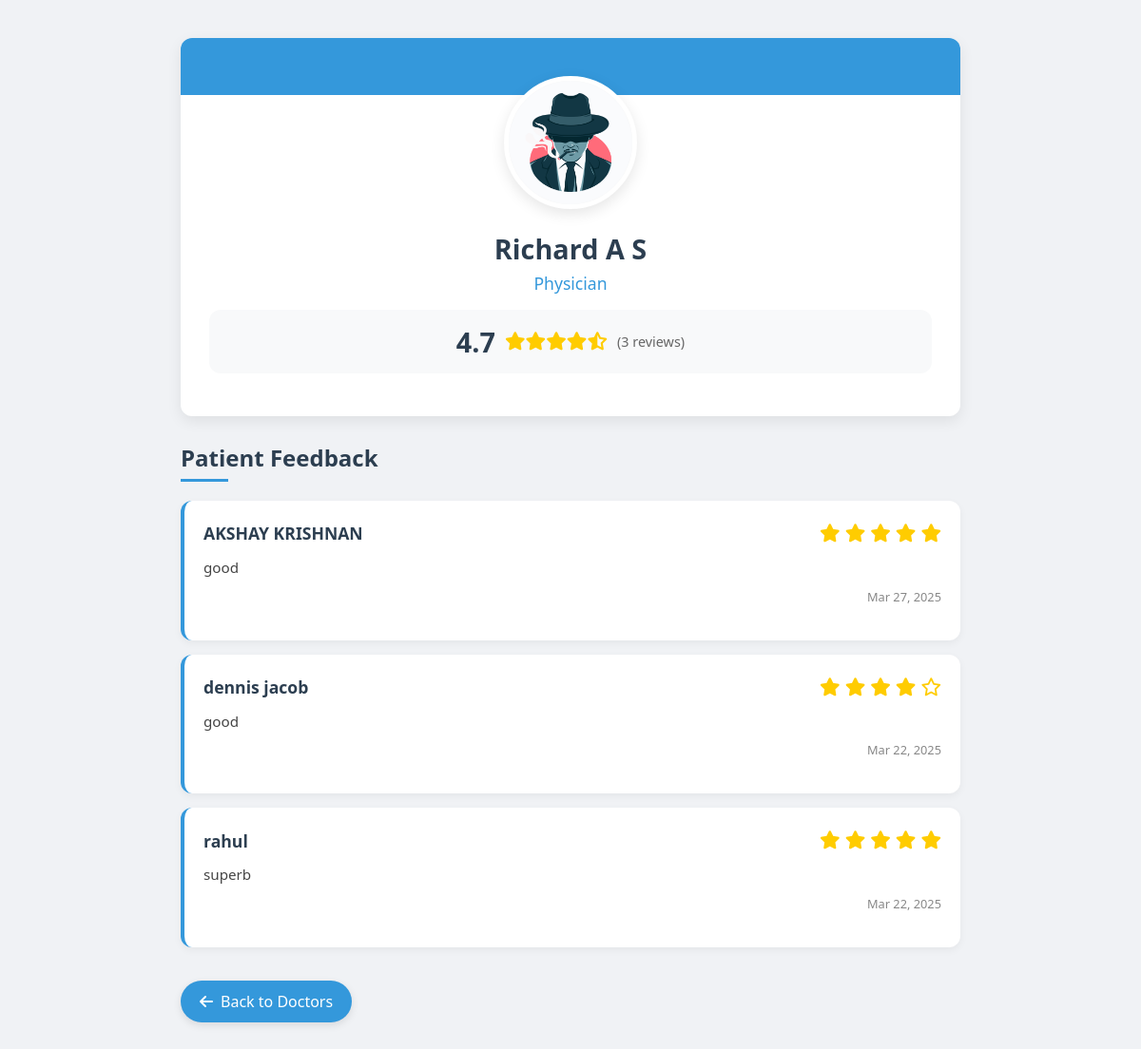
/doctor_feedback.php?id=13, run on the app's committed database.
### tables this page shows
CREATE TABLE `doctorreg` (
  `id` int(11) NOT NULL,
  `name` varchar(255) NOT NULL,
  `phone` varchar(20) NOT NULL,
  `email` varchar(255) NOT NULL,
  `password` varchar(255) NOT NULL,
  `created_at` timestamp NOT NULL DEFAULT current_timestamp(),
  `age` int(11) DEFAULT NULL,
  `qualifications` text DEFAULT NULL,
  `experience` int(11) DEFAULT NULL,
  `specialization` varchar(255) DEFAULT NULL,
  `profile_photo` varchar(255) DEFAULT NULL,
  `degree_certificate` varchar(255) DEFAULT NULL,
  `status` enum('pending','rejected','approved') DEFAULT 'pending',
  `address` varchar(255) DEFAULT NULL,
  `location` varchar(20) DEFAULT NULL,
  `fees` decimal(10,2) NOT NULL DEFAULT 0.00,
  `rejection_reason` text DEFAULT NULL,
  `action` enum('enabled','disabled') NOT NULL DEFAULT 'enabled'
);

CREATE TABLE `feedback` (
  `id` int(11) NOT NULL,
  `doctor_id` int(11) NOT NULL,
  `patient_id` int(11) NOT NULL,
  `rating` int(11) DEFAULT NULL CHECK (`rating` between 1 and 5),
  `feedback_text` text NOT NULL,
  `created_at` timestamp NOT NULL DEFAULT current_timestamp()
);

CREATE TABLE `patientreg` (
  `id` int(11) NOT NULL,
  `name` varchar(255) NOT NULL,
  `phone` varchar(10) NOT NULL,
  `email` varchar(255) NOT NULL,
  `password` varchar(255) NOT NULL,
  `profile_pic` varchar(255) DEFAULT NULL,
  `age` int(11) DEFAULT NULL,
  `dob` date DEFAULT NULL,
  `gender` varchar(10) DEFAULT NULL,
  `medical_records` varchar(255) DEFAULT NULL,
  `action` enum('enabled','disabled') NOT NULL DEFAULT 'enabled'
);

### doctor_feedback.php (the view, shortened to what this page needs)
<?php session_start(); include('db_connection.php');
$doctor_id = intval($_GET['id']);
$sql = "SELECT name, specialization, profile_photo FROM doctorreg WHERE id = ?";
$stmt = $conn->prepare($sql);
$stmt->bind_param("i", $doctor_id);
$stmt->execute();
$doctor = $stmt->get_result()->fetch_assoc();
$sql_feedback = "SELECT f.rating, f.feedback_text, p.name, f.created_at
                FROM feedback f
                JOIN patientreg p ON f.patient_id = p.id
                WHERE f.doctor_id = ? ORDER BY f.created_at DESC";
$stmt_feedback = $conn->prepare($sql_feedback);
$stmt_feedback->bind_param("i", $doctor_id);
$stmt_feedback->execute();
$feedbacks = $stmt_feedback->get_result();
$avg_rating = 0;
$total_ratings = 0;
if ($feedbacks->num_rows > 0) {
    $temp_feedbacks = [];
    $rating_sum = 0;
    while ($feedback = $feedbacks->fetch_assoc()) {
        $temp_feedbacks[] = $feedback;
        $rating_sum += $feedback['rating'];
        $total_ratings++;
    }
    $feedbacks = $temp_feedbacks;
    $avg_rating = $total_ratings > 0 ? round($rating_sum / $total_ratings, 1) : 0;
}
?>
<!DOCTYPE html>
<html lang="en">
<head>
    <link href="https://cdnjs.cloudflare.com/ajax/libs/bootstrap/5.3.0/css/bootstrap.min.css" rel="stylesheet">
    <link href="https://cdnjs.cloudflare.com/ajax/libs/font-awesome/6.0.0/css/all.min.css" rel="stylesheet">
</head>
<body>
<div class="container">
    <div class="doctor-profile">
        <div class="doctor-photo-container">
            <img src="<?= htmlspecialchars($doctor['profile_photo']) ?>" class="doctor-photo"
                 onerror="this.onerror=null; this.src='images/default-doctor.jpg';">
        </div>
        <div class="doctor-info">
            <h2 class="doctor-name"><?= htmlspecialchars($doctor['name']) ?></h2>
            <p class="doctor-specialization"><?= htmlspecialchars($doctor['specialization']) ?></p>
            <?php if($total_ratings > 0): ?>
            <div class="rating-summary">
                <div class="average-rating"><?= $avg_rating ?></div>
                <div class="rating-stars">
                    <?php
                    for($i = 1; $i <= 5; $i++) {
                        if($i <= floor($avg_rating)) {
                            echo '<i class="fas fa-star"></i>';
                        } elseif($i == ceil($avg_rating) && $avg_rating != floor($avg_rating)) {
                            echo '<i class="fas fa-star-half-alt"></i>';
                        } else {
                            echo '<i class="far fa-star"></i>';
                        }
                    }
                    ?>
                </div>
                <div class="total-reviews">(<?= $total_ratings ?> reviews)</div>
            </div>
            <?php endif; ?>
        </div>
    </div>
    <h3 class="section-title">Patient Feedback</h3>
    <div class="feedback-list">
        <?php if (!empty($feedbacks)): ?>
            <?php foreach ($feedbacks as $feedback): ?>
                <div class="feedback-card">
                    <div class="feedback-header">
                        <div class="patient-name"><?= htmlspecialchars($feedback['name']) ?></div>
                        <div class="feedback-rating">
                            <div class="rating-stars">
                                <?php for($i = 1; $i <= 5; $i++): ?>
                                    <?php if($i <= $feedback['rating']): ?>
                                        <i class="fas fa-star"></i>
                                    <?php else: ?>
                                        <i class="far fa-star"></i>
                                    <?php endif; ?>
                                <?php endfor; ?>
                            </div>
                        </div>
                    </div>
                    <p class="feedback-text"><?= htmlspecialchars($feedback['feedback_text']) ?></p>
                    <p class="feedback-date"><?= date("M d, Y", strtotime($feedback['created_at'])) ?></p>
                </div>
            <?php endforeach; ?>
        <?php endif; ?>
    </div>
    <a href="doctorac.php" class="back-button">
        <i class="fas fa-arrow-left"></i> Back to Doctors
    </a>
</div>
</body>
</html>

### doctor_feedback.php (style rules this page uses)
:root { --primary-color: #2c3e50; --secondary-color: #3498db; --accent-color: #e74c3c; --light-bg: #f8f9fa; --border-radius: 12px; }
body { background-color: #f0f2f5; color: #333; font-family: 'Segoe UI', Tahoma, Geneva, Verdana, sans-serif; }
.container { max-width: 850px; margin: 40px auto; padding: 0 15px; }
.doctor-profile { background: white; border-radius: var(--border-radius); padding: 30px; box-shadow: 0 5px 15px rgba(0, 0, 0, 0.08); display: flex; flex-direction: column; align-items: center; margin-bottom: 30px; position: relative; overflow: hidden; }
.doctor-profile::before { content: ''; position: absolute; top: 0; left: 0; right: 0; height: 60px; background: var(--secondary-color); z-index: 0; }
.doctor-photo-container { position: relative; z-index: 1; margin-top: 10px; }
.doctor-photo { width: 140px; height: 140px; border-radius: 50%; object-fit: cover; border: 5px solid white; box-shadow: 0 5px 15px rgba(0, 0, 0, 0.1); background-color: #f5f5f5; }
.doctor-info { text-align: center; margin-top: 15px; width: 100%; }
.doctor-name { margin: 10px 0 5px; color: var(--primary-color); font-weight: 600; font-size: 1.8rem; }
.doctor-specialization { color: var(--secondary-color); font-weight: 500; margin-bottom: 10px; font-size: 1.1rem; }
.rating-summary { display: flex; align-items: center; justify-content: center; margin: 15px 0; padding: 12px; background-color: var(--light-bg); border-radius: var(--border-radius); }
.average-rating { font-size: 1.8rem; font-weight: bold; color: var(--primary-color); margin-right: 10px; }
.rating-stars { color: #ffcc00; font-size: 1.2rem; }
.total-reviews { font-size: 0.9rem; color: #666; margin-left: 10px; }
.section-title { font-size: 1.5rem; color: var(--primary-color); margin: 30px 0 20px; font-weight: 600; position: relative; padding-bottom: 10px; }
.section-title::after { content: ''; position: absolute; bottom: 0; left: 0; width: 50px; height: 3px; background-color: var(--secondary-color); }
.feedback-list { margin-top: 20px; }
.feedback-card { background: white; padding: 20px; border-radius: var(--border-radius); margin-bottom: 15px; box-shadow: 0 3px 8px rgba(0, 0, 0, 0.05); transition: transform 0.2s, box-shadow 0.2s; border-left: 4px solid var(--secondary-color); }
.feedback-header { display: flex; justify-content: space-between; align-items: center; margin-bottom: 10px; }
.patient-name { font-weight: 600; color: var(--primary-color); font-size: 1.1rem; }
.feedback-rating { display: flex; align-items: center; }
.feedback-text { margin: 10px 0; color: #444; line-height: 1.5; font-size: 0.95rem; }
.feedback-date { text-align: right; font-size: 0.8rem; color: #888; margin-top: 5px; }
.back-button { display: inline-flex; align-items: center; background-color: var(--secondary-color); color: white; border: none; padding: 10px 20px; border-radius: 30px; font-weight: 500; text-decoration: none; transition: background-color 0.2s; box-shadow: 0 3px 8px rgba(0, 0, 0, 0.1); margin-top: 20px; }
.back-button i { margin-right: 8px; }

### data on the page
doctorreg: profile_photo (picture), name "Richard A S", specialization "Physician"
feedback: patient.name "AKSHAY KRISHNAN", rating 5 (drawn), feedback_text "good", created_at "Mar 27, 2025"
feedback: patient.name "dennis jacob", rating 4 (drawn), feedback_text "good", created_at "Mar 22, 2025"
feedback: patient.name "rahul", rating 5 (drawn), feedback_text "superb", created_at "Mar 22, 2025"

### other printed values
$avg_rating "4.7"
$total_ratings "3"
